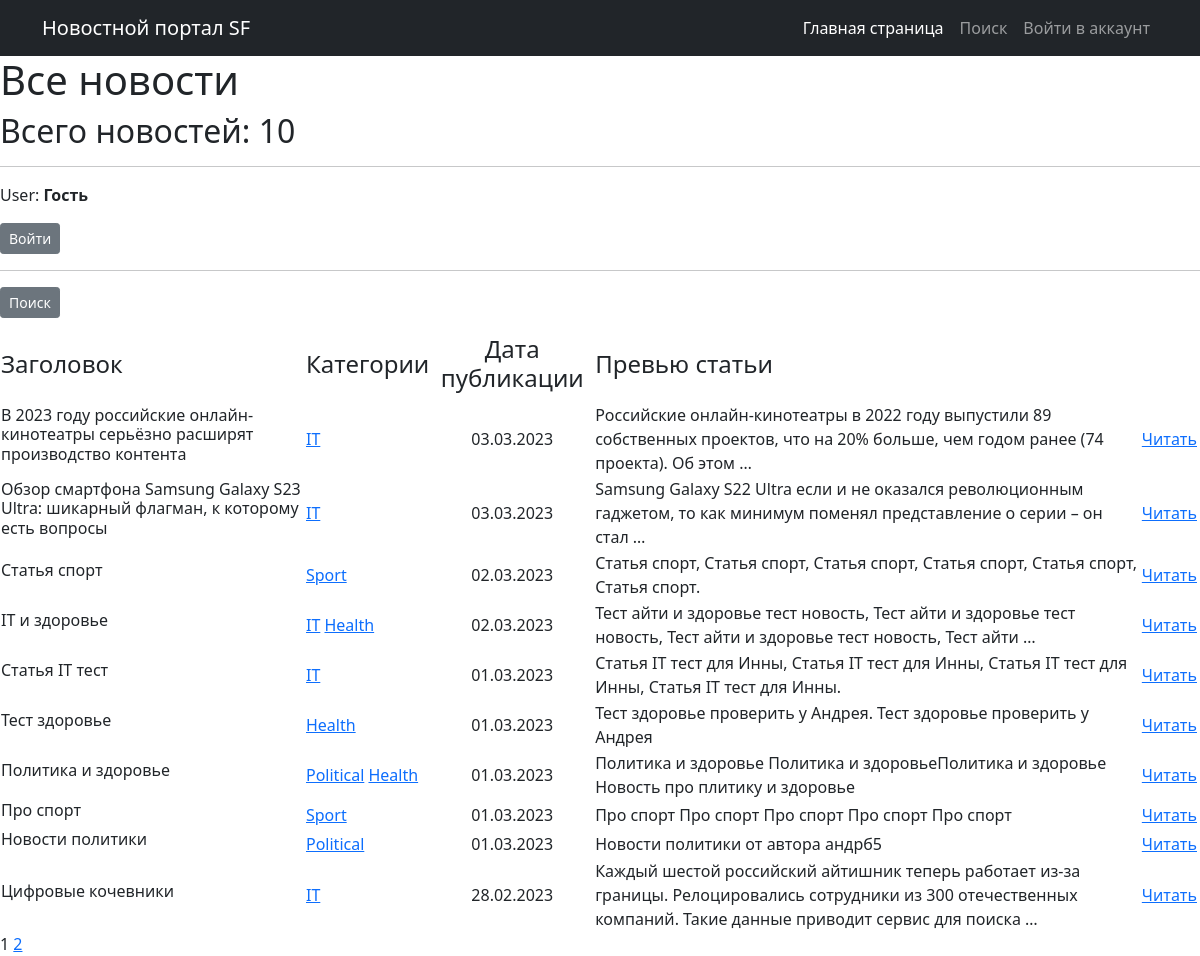
The page /news/ on the database as committed earlier.
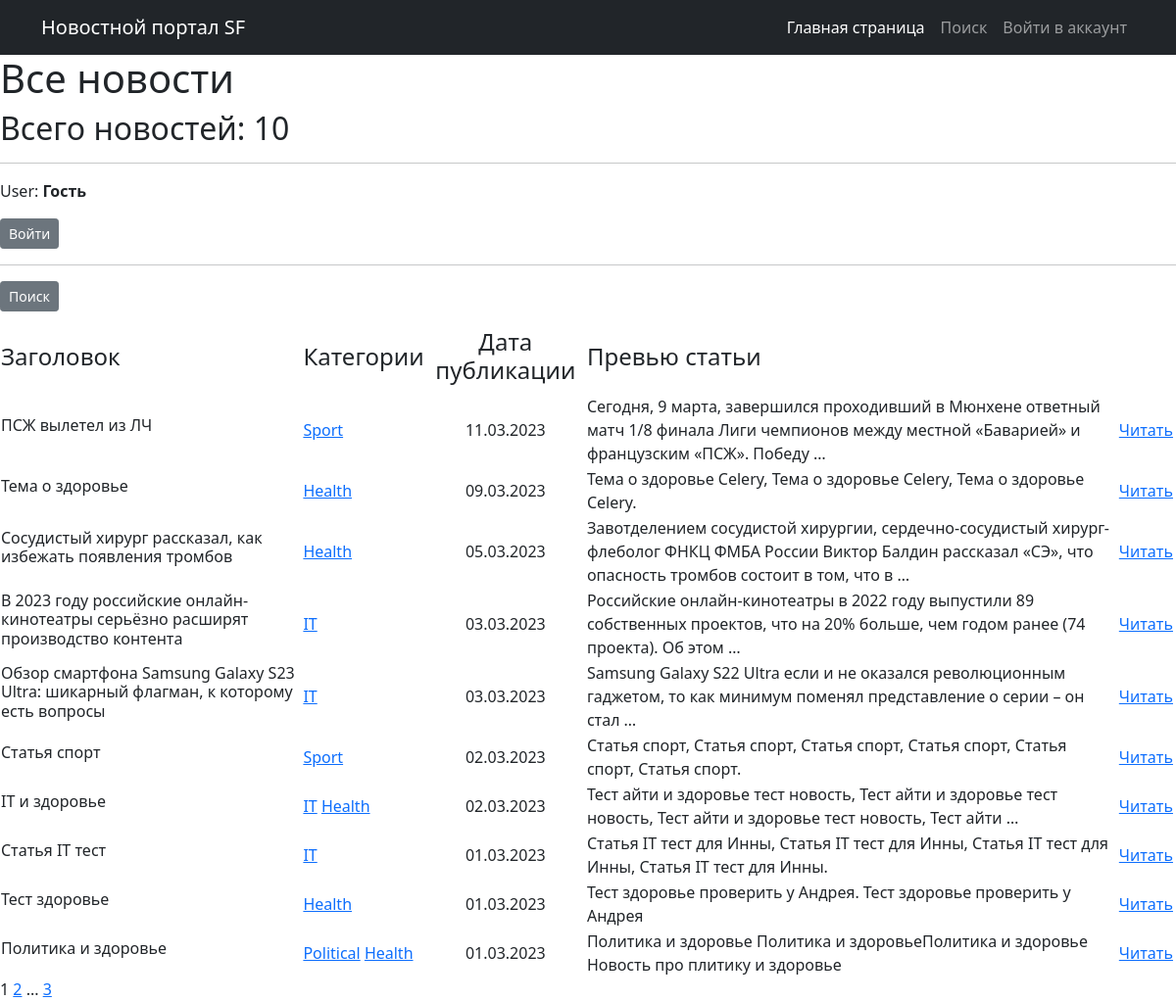
The same page on the database as committed later.
### news/models.py (models this page shows, shortened)
class Post(models.Model):
    news = 'NEWS'
    article = 'ART'
    TYPE = [
        (news, 'Новость'),
        (article, 'Статья')
    ]
    author = models.ForeignKey(Author, on_delete=models.CASCADE)
    category_type = models.CharField(max_length=4,
                                choices=TYPE,
                                default=news)
    time_add = models.DateTimeField(auto_now_add=True)
    category_post = models.ManyToManyField(Category, through='PostCategory')
    header_post = models.CharField(max_length=128)
    text = models.TextField()
    rating_post = models.SmallIntegerField(default=0)

class Category(models.Model):
    name_category = models.CharField(max_length=64, unique=True)
    subscribers = models.ManyToManyField(User, related_name='categories')
    def __str__(self):
        return f'{self.name_category}'

### news/views.py (the view)
# urls.py: path('', PostList.as_view(), name='post_list'),
class PostList(ListView):
    model = Post
    ordering = '-time_add'
    template_name = 'posts.html'
    context_object_name = 'posts'
    paginate_by = 10
    def get_context_data(self, **kwargs):
        context = super().get_context_data(**kwargs)
        context['is_author'] = self.request.user.groups.filter(name='authors').exists()
        return context

### news/templatetags/custom_filters.py (called while the page is built)
@register.filter()
def censor(value):
    bad_words = ['редиска','гад']
    if not isinstance(value, str):
        raise TypeError(f'Недопустимое значение{type(value)} Нужно ввести строковое значение')
    for word in value.split():
        if word.lower() in bad_words:
            value = value.replace(word, f'{word[0]}{"*" * (len(word) - 1)}')
    return value

### templates/posts.html (shortened to what this page needs)
{% extends 'flatpages/default.html' %}
{% load custom_filters %}
{% block content %}
    <h1> Все новости </h1>
    <h2>Всего новостей: {{posts|length}}</h2>
    <hr>
    {% if user.is_authenticated %}
        <p>User: <strong>{{ user.get_username }}</strong></p>
        <p class="text-left"><a href="/accounts/logout" class="btn btn-secondary btn-sm">Выйти</a></p>
    {% else %}
        <p>User: <strong>Гость</strong></p>
        <p class="text-left"><a href="/accounts/login" class="btn btn-secondary btn-sm">Войти</a></p>
    {% endif %}
    <hr>
    <p class="text-left"><a href="{% url 'post_search' %}" class="btn btn-secondary btn-sm">Поиск</a></p>
    {% if posts %}
        <table>
            <tr>
                <td><h4>Заголовок</h4></td>
                <td><h4>Категории</h4></td>
                <td><h4 align="center">Дата публикации</h4></td>
                <td><h4>Превью статьи</h4></td>
            </tr>
            {% for post in posts %}
                <tr>
                    <td><h6>{{post.header_post|censor}}</h6></td>
                    <td>{% for category in post.category_post.all %}
                            <a href="{% url 'category_list' category.id %}"> {{category}}</a>
                        {% endfor %}</td>
                    <td align="center">{{post.time_add|date:'d.m.Y'}}</td>
                    <td>{{post.text|truncatewords:20|censor}}</td>
                    <td><a href="{% url 'post_detail' pk=post.id %}">Читать</a></td>
                    <td>
                    </td>
                </tr>
            {% endfor %}
        </table>
    {% else %}
        <h2>Новостей нет...</h2>
    {% endif %}
    {{page_obj.number}}
    {% if page_obj.has_next %}
        <a href="?page={{page_obj.next_page_number}}" > {{ page_obj.next_page_number }}</a>
        {% if paginator.num_pages != page_obj.next_page_number %}
            ...
            <a href="?page={{ page_obj.paginator.num_pages }}">{{ page_obj.paginator.num_pages }}</a>
        {% endif %}
    {% endif %}
{% endblock content %}

Rows that differ between the two databases and show on the page:
no longer on this page (row unchanged): Post: header_post|censor "Про спорт", time_add "01.03.2023", text|censor "Про спорт Про спорт Про спорт Про спорт Про спорт", Category (name_category "Sport")
no longer on this page (row unchanged): Post: header_post|censor "Новости политики", time_add "01.03.2023", text|censor "Новости политики от автора андрб5", Category (name_category "Political")
no longer on this page (row unchanged): Post: header_post|censor "Цифровые кочевники", time_add "28.02.2023", text|censor "Каждый шестой российский айтишник теперь работает из-за границы. Релоцировались сотрудники из 300 отечественных компаний. Такие данные приводит сервис для поиска …", Category (name_category "IT")
added Post: header_post|censor "ПСЖ вылетел из ЛЧ", time_add "11.03.2023", text|censor "Сегодня, 9 марта, завершился проходивший в Мюнхене ответный матч 1/8 финала Лиги чемпионов между местной «Баварией» и французским «ПСЖ». Победу …", Category (name_category "Sport")
added Post: header_post|censor "Тема о здоровье", time_add "09.03.2023", text|censor "Тема о здоровье Celery, Тема о здоровье Celery, Тема о здоровье Celery.", Category (name_category "Health")
added Post: header_post|censor "Сосудистый хирург рассказал, как избежать появления тромбов", time_add "05.03.2023", text|censor "Завотделением сосудистой хирургии, сердечно-сосудистый хирург-флеболог ФНКЦ ФМБА России Виктор Балдин рассказал «СЭ», что опасность тромбов состоит в том, что в …", Category (name_category "Health")
Other text that changed with them:
{{ page_obj.paginator.num_pages }}: (not shown) → "3"
